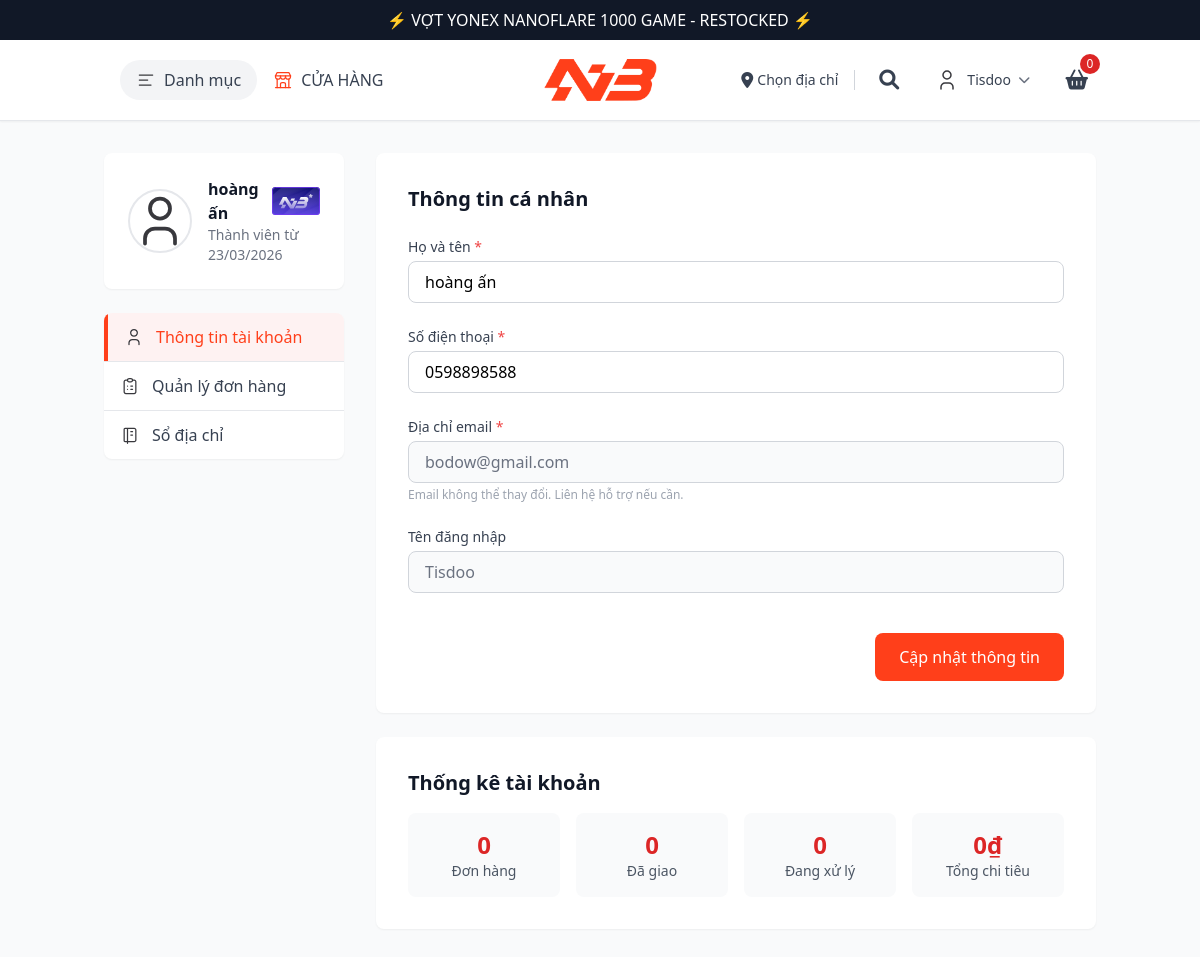
Screenshot of /view/my-account.php (signed in) with the database file from the repository.
### tables this page shows
CREATE TABLE `users` (
  `User_id` int(11) NOT NULL,
  `Username` varchar(50) NOT NULL,
  `password` varchar(255) NOT NULL,
  `Ho_ten` varchar(100) DEFAULT NULL,
  `email` varchar(100) DEFAULT NULL,
  `SDT` varchar(15) DEFAULT NULL,
  `role` tinyint(1) DEFAULT 0,
  `status` tinyint(1) DEFAULT 1,
  `created_at` datetime DEFAULT current_timestamp()
);

### view/my-account.php (the view, shortened to what this page needs)
<?php
require_once '../control/check_remember_login.php';
$cart_count = 0;
$is_logged_in = true;
$user_info = [
    'user_id' => $_SESSION['user_id'] ?? '',
    'username' => $_SESSION['username'] ?? '',
    'ho_ten' => $_SESSION['ho_ten'] ?? '',
    'email' => $_SESSION['email'] ?? '',
    'role' => $_SESSION['role'] ?? 0
];
$user_id = $_SESSION['user_id'];
$stmt = $conn->prepare("SELECT User_id, Username, Ho_ten, email, SDT, role, status, created_at FROM users WHERE User_id = ?");
$stmt->bind_param("i", $user_id);
$stmt->execute();
$user = $stmt->get_result()->fetch_assoc();
$created_date = !empty($user['created_at']) ? date('d/m/Y', strtotime($user['created_at'])) : 'N/A';
?>
<!DOCTYPE html>
<html lang="vi">
<head>
    <script src="https://cdn.tailwindcss.com"></script>
    <link rel="stylesheet" href="https://cdnjs.cloudflare.com/ajax/libs/font-awesome/6.0.0-beta3/css/all.min.css">
</head>
<body class="font-sans antialiased bg-gray-50">
    <div id="wrapper" class="min-h-screen flex flex-col">
        <header id="header" class="sticky top-0 z-40 bg-white shadow-sm">
            <div class="header-wrapper">
                <div id="wide-nav" class="bg-gray-900 text-white py-2">
                    <div class="container mx-auto px-4 text-center">
                        <div class="top-hot">
                            <a href="./product.php?id=4"
                                class="text-white hover:text-yellow-300 transition text-sm md:text-base">
                                ⚡ VỢT YONEX NANOFLARE 1000 GAME - RESTOCKED ⚡
                            </a>
                        </div>
                    </div>
                </div>
                <div id="masthead" class="py-2 md:py-3 border-b">
                    <div class="container mx-auto px-4">
                        <div id="defaultHeader" class="grid grid-cols-[1fr,auto,1fr] items-center gap-0 relative">
                            <div class="flex items-center justify-start">
                                <div class="hidden md:flex items-center ml-0 lg:ml-2">
                                    <ul class="flex items-center space-x-4">
                                        <div class="hidden md:flex items-center ml-0 lg:ml-2">
                                            <ul class="flex items-center space-x-4">
                                                <li class="relative" id="mega-menu-container">
                                                    <button id="mega-menu-trigger"
                                                        class="button-menu flex items-center px-4 py-2 bg-gray-100 text-gray-700 rounded-full hover:bg-gray-200 transition">
                                                        <img src="../img/icons/menu.svg" class="w-5 h-5 mr-2"
                                                            alt="menu">
                                                        <span>Danh mục</span>
                                                    </button>
                                                </li>
                                            </ul>
                                        </div>
                                        <li><a href="./shop.php"
                                                class="flex items-center text-gray-700 hover:text-red-600 font-medium"><img
                                                    src="../img/icons/store.svg"
                                                    class="w-5 h-5 flex-shrink-0 mr-2"><span>CỬA HÀNG</span></a></li>
                                    </ul>
                                </div>
                            </div>
                            <div id="logo" class="flex justify-center items-center">
                                <a href="../index.php" title="NVBPlay" rel="home">
                                    <img width="100" height="40" src="../img/icons/logonvb.png" alt="NVBPlay"
                                        class="h-12 md:h-14 w-auto transform scale-75">
                                </a>
                            </div>
                            <div class="flex items-center justify-end">
                                <div class="hidden md:flex items-center space-x-4">
                                    <div class="address-book">
                                        <a href="./my-account/address-book.php"
                                            class="flex items-center text-gray-700 hover:text-red-600">
                                            <i class="fas fa-map-marker-alt mr-1"></i>
                                            <span class="shipping-address text-sm"><span class="text">Chọn địa
                                                    chỉ</span></span>
                                        </a>
                                    </div>
                                    <button id="searchToggle"
                                        class="search-toggle p-2 text-gray-700 hover:text-red-600">
                                        <i class="fas fa-search text-xl"></i>
                                    </button>
                                    <div class="user-dropdown relative">
                                        <?php if ($is_logged_in): ?>
                                            <button id="userToggle"
                                                class="flex items-center space-x-2 hover:bg-gray-100 px-3 py-2 rounded-lg transition">
                                                <img src="../img/icons/account.svg" class="w-6 h-6" alt="Account">
                                                <span
                                                    class="text-sm font-medium text-gray-700"><?php echo htmlspecialchars($user_info['username']); ?></span>
                                                <i class="fas fa-chevron-down text-xs text-gray-500"></i>
                                            </button>
                                        <?php endif; ?>
                                    </div>
                                    <a href="./cart.php" class="relative p-2">
                                        <i class="fas fa-shopping-basket text-gray-700 hover:text-red-600 text-xl"></i>
                                        <span
                                            class="absolute -top-1 -right-1 bg-red-600 text-white text-xs rounded-full h-5 w-5 flex items-center justify-center transition-transform hover:scale-110">
                                            <?php echo $cart_count > 99 ? '99+' : $cart_count; ?>
                                        </span>
                                    </a>
                                </div>
                            </div>
                        </div>
                    </div>
                </div>
        </header>
        <main class="flex-1">
            <div class="container mx-auto px-4 py-4 md:py-8">
                <div class="flex flex-col lg:flex-row gap-4 md:gap-8">
                    <div class="lg:w-1/4">
                        <div class="bg-white rounded-lg shadow-sm p-6 mb-6">
                            <div class="flex items-center space-x-4">
                                <img src="../img/icons/account.svg" alt="User avatar"
                                    class="w-16 h-16 rounded-full border-2 border-gray-200">
                                <div class="flex-1">
                                    <div class="flex items-center justify-between">
                                        <div class="flex items-center">
                                            <h3 class="font-semibold text-gray-900">
                                                <?php echo htmlspecialchars($user['Ho_ten']); ?>
                                            </h3>
                                        </div>
                                        <div class="rank">
                                            <img src="../img/icons/subscription.svg" class="w-25 h-25" alt="Rank">
                                        </div>
                                    </div>
                                    <p class="text-sm text-gray-500">Thành viên từ <?php echo $created_date; ?></p>
                                </div>
                            </div>
                        </div>
                        <nav class="bg-white rounded-lg shadow-sm overflow-hidden hidden lg:block">
                            <ul class="divide-y divide-gray-200">
                                <li>
                                    <a href="./my-account.php"
                                        class="flex items-center px-4 py-3 bg-red-50 text-[#FF3F1A] font-medium border-l-4 border-[#FF3F1A]">
                                        <img src="../img/icons/account.svg" class="w-5 h-5 mr-3" alt="Account">
                                        Thông tin tài khoản
                                    </a>
                                </li>
                                <li>
                                    <a href="./my-account/orders.php"
                                        class="flex items-center px-4 py-3 text-gray-700 hover:bg-gray-50 hover:text-[#FF3F1A] transition">
                                        <img src="../img/icons/clipboard.svg" class="w-5 h-5 mr-3" alt="Orders">
                                        Quản lý đơn hàng
                                    </a>
                                </li>
                                <li>
                                    <a href="./my-account/address-book.php"
                                        class="flex items-center px-4 py-3 text-gray-700 hover:bg-gray-50 hover:text-[#FF3F1A] transition">
                                        <img src="../img/icons/diachi.svg" class="w-5 h-5 mr-3" alt="Address">
                                        Sổ địa chỉ
                                    </a>
                                </li>
                            </ul>
                        </nav>
                    </div>
                    <div class="lg:w-3/4">
                        <div class="bg-white rounded-lg shadow-sm p-6 md:p-8">
                            <h3 class="text-xl font-semibold text-gray-900 mb-6">Thông tin cá nhân</h3>
                            <form class="space-y-6" method="POST" action="">
                                <div>
                                    <label for="ho_ten" class="block text-sm font-medium text-gray-700 mb-1">
                                        Họ và tên <span class="text-red-500">*</span>
                                    </label>
                                    <input type="text" id="ho_ten" name="ho_ten"
                                        value="<?php echo htmlspecialchars($user['Ho_ten']); ?>" maxlength="50"
                                        class="w-full px-4 py-2 border border-gray-300 rounded-lg focus:ring-2 focus:ring-red-500 focus:border-red-500 outline-none transition"
                                        oninput="this.value = this.value.replace(/[0-9]/g, '')" required>
                                </div>
                                <div>
                                    <label for="sdt" class="block text-sm font-medium text-gray-700 mb-1">
                                        Số điện thoại <span class="text-red-500">*</span>
                                    </label>
                                    <input type="tel" id="sdt" name="sdt"
                                        value="<?php echo htmlspecialchars($user['SDT'] ?? ''); ?>" maxlength="10"
                                        pattern="^0[0-9]{9}$"
                                        class="w-full px-4 py-2 border border-gray-300 rounded-lg focus:ring-2 focus:ring-red-500 focus:border-red-500 outline-none transition"
                                        oninput="this.value = this.value.replace(/[^0-9]/g, '')" required>
                                </div>
                                <div>
                                    <label for="email" class="block text-sm font-medium text-gray-700 mb-1">
                                        Địa chỉ email <span class="text-red-500">*</span>
                                    </label>
                                    <input type="email" id="email" name="email"
                                        value="<?php echo htmlspecialchars($user['email']); ?>" readonly
                                        class="w-full px-4 py-2 border border-gray-300 rounded-lg bg-gray-50 text-gray-500 cursor-not-allowed">
                                    <p class="text-xs text-gray-400 mt-1">Email không thể thay đổi. Liên hệ hỗ trợ nếu
                                        cần.</p>
                                </div>
                                <div>
                                    <label for="username" class="block text-sm font-medium text-gray-700 mb-1">
                                        Tên đăng nhập
                                    </label>
                                    <input type="text" id="username"
                                        value="<?php echo htmlspecialchars($user['Username']); ?>" readonly
                                        class="w-full px-4 py-2 border border-gray-300 rounded-lg bg-gray-50 text-gray-500 cursor-not-allowed">
                                </div>
                                <div class="pt-4 flex justify-end">
                                    <button type="submit" name="update_info"
                                        class="px-6 py-3 bg-[#FF3F1A] text-white font-medium rounded-lg hover:bg-red-700 focus:outline-none focus:ring-2 focus:ring-red-500 focus:ring-offset-2 transition whitespace-nowrap">
                                        Cập nhật thông tin
                                    </button>
                                </div>
                            </form>
                        </div>
                        <div class="bg-white rounded-lg shadow-sm p-6 md:p-8 mt-6">
                            <h3 class="text-xl font-semibold text-gray-900 mb-4">Thống kê tài khoản</h3>
                            <div class="grid grid-cols-2 md:grid-cols-4 gap-4">
                                <div class="text-center p-4 bg-gray-50 rounded-lg">
                                    <div class="text-2xl font-bold text-red-600">0</div>
                                    <div class="text-sm text-gray-600">Đơn hàng</div>
                                </div>
                                <div class="text-center p-4 bg-gray-50 rounded-lg">
                                    <div class="text-2xl font-bold text-red-600">0</div>
                                    <div class="text-sm text-gray-600">Đã giao</div>
                                </div>
                                <div class="text-center p-4 bg-gray-50 rounded-lg">
                                    <div class="text-2xl font-bold text-red-600">0</div>
                                    <div class="text-sm text-gray-600">Đang xử lý</div>
                                </div>
                                <div class="text-center p-4 bg-gray-50 rounded-lg">
                                    <div class="text-2xl font-bold text-red-600">0₫</div>
                                    <div class="text-sm text-gray-600">Tổng chi tiêu</div>
                                </div>
                            </div>
                        </div>
                    </div>
                </div>
            </div>
        </main>
    </div>
</body>
</html>

### view/my-account.php (style rules this page uses)
.user-dropdown { position: relative; }

### rows the page displays
users: Username "Tisdoo", Ho_ten "hoàng ấn", created_at "23/03/2026", ho_ten "hoàng ấn", sdt "0598898588", email "bodow@gmail.com"

### other values shown
$cart_count "0"
